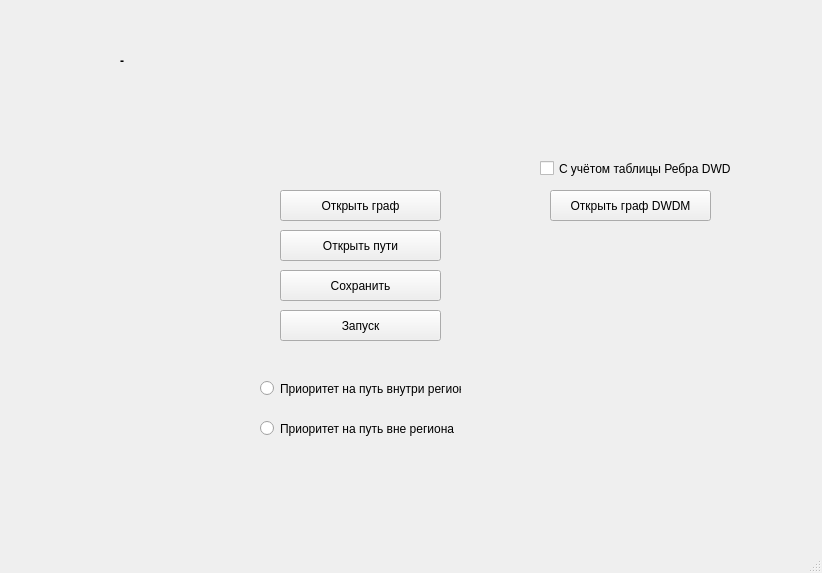
<?xml version="1.0" encoding="UTF-8"?>
<ui version="4.0">
 <class>MainWindow</class>
 <widget class="QMainWindow" name="MainWindow">
  <property name="geometry">
   <rect>
    <x>0</x>
    <y>0</y>
    <width>822</width>
    <height>573</height>
   </rect>
  </property>
  <property name="windowTitle">
   <string>MainWindow</string>
  </property>
  <widget class="QWidget" name="centralwidget">
   <widget class="QPushButton" name="enterBtn">
    <property name="geometry">
     <rect>
      <x>280</x>
      <y>190</y>
      <width>161</width>
      <height>31</height>
     </rect>
    </property>
    <property name="text">
     <string>Открыть граф</string>
    </property>
   </widget>
   <widget class="QPushButton" name="saveButton">
    <property name="geometry">
     <rect>
      <x>280</x>
      <y>270</y>
      <width>161</width>
      <height>31</height>
     </rect>
    </property>
    <property name="text">
     <string>Сохранить</string>
    </property>
   </widget>
   <widget class="QPushButton" name="startButton">
    <property name="geometry">
     <rect>
      <x>280</x>
      <y>310</y>
      <width>161</width>
      <height>31</height>
     </rect>
    </property>
    <property name="text">
     <string>Запуск</string>
    </property>
   </widget>
   <widget class="QLabel" name="errorLabel">
    <property name="geometry">
     <rect>
      <x>120</x>
      <y>50</y>
      <width>631</width>
      <height>21</height>
     </rect>
    </property>
    <property name="font">
     <font>
      <weight>75</weight>
      <bold>true</bold>
     </font>
    </property>
    <property name="text">
     <string>-</string>
    </property>
   </widget>
   <widget class="QPushButton" name="addButton">
    <property name="geometry">
     <rect>
      <x>280</x>
      <y>230</y>
      <width>161</width>
      <height>31</height>
     </rect>
    </property>
    <property name="text">
     <string>Открыть пути</string>
    </property>
   </widget>
   <widget class="QRadioButton" name="inareaBtn">
    <property name="geometry">
     <rect>
      <x>260</x>
      <y>380</y>
      <width>201</width>
      <height>17</height>
     </rect>
    </property>
    <property name="text">
     <string>Приоритет на путь внутри региона</string>
    </property>
   </widget>
   <widget class="QRadioButton" name="outareabtn">
    <property name="geometry">
     <rect>
      <x>260</x>
      <y>420</y>
      <width>201</width>
      <height>17</height>
     </rect>
    </property>
    <property name="text">
     <string>Приоритет на путь вне региона</string>
    </property>
   </widget>
   <widget class="QCheckBox" name="checkBox">
    <property name="geometry">
     <rect>
      <x>540</x>
      <y>160</y>
      <width>191</width>
      <height>17</height>
     </rect>
    </property>
    <property name="text">
     <string>C учётом таблицы Ребра DWDM</string>
    </property>
   </widget>
   <widget class="QPushButton" name="dwdmBtn">
    <property name="geometry">
     <rect>
      <x>550</x>
      <y>190</y>
      <width>161</width>
      <height>31</height>
     </rect>
    </property>
    <property name="text">
     <string>Открыть граф DWDM</string>
    </property>
   </widget>
  </widget>
  <widget class="QMenuBar" name="menubar">
   <property name="geometry">
    <rect>
     <x>0</x>
     <y>0</y>
     <width>822</width>
     <height>21</height>
    </rect>
   </property>
  </widget>
  <widget class="QStatusBar" name="statusbar"/>
 </widget>
 <resources/>
 <connections/>
</ui>
